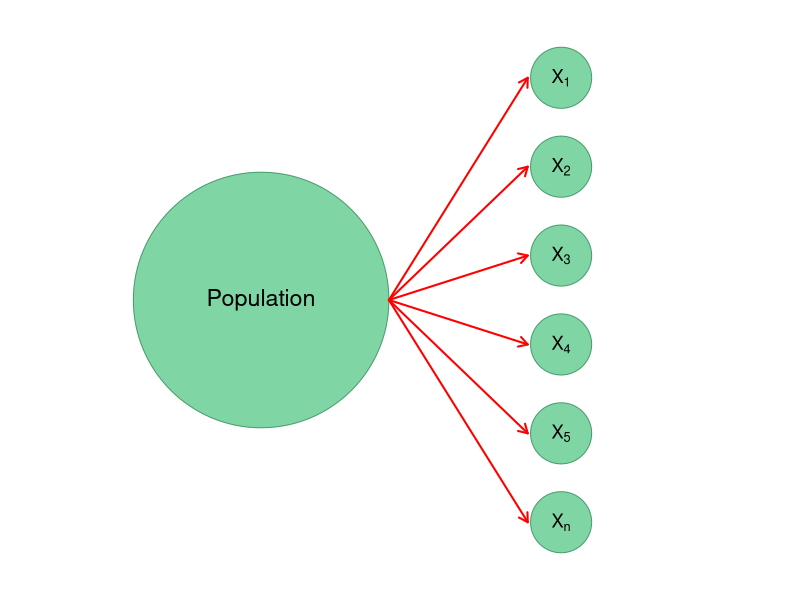
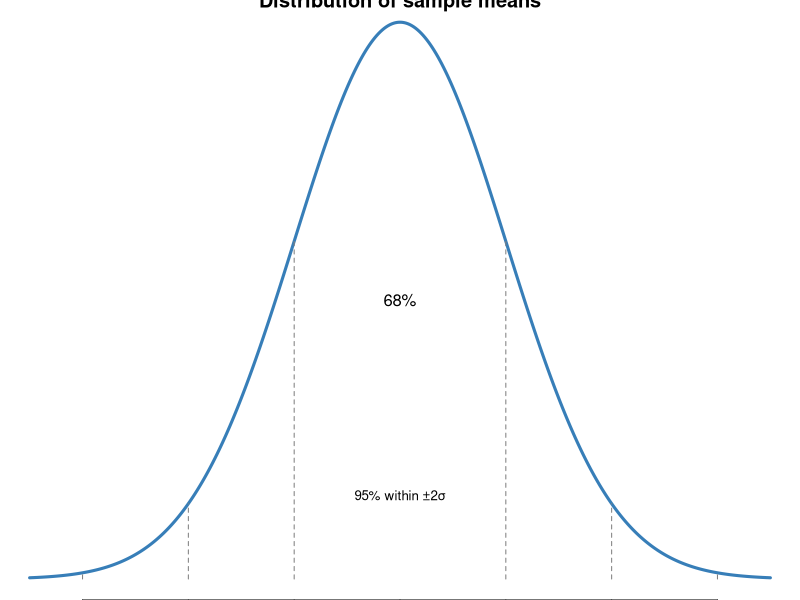
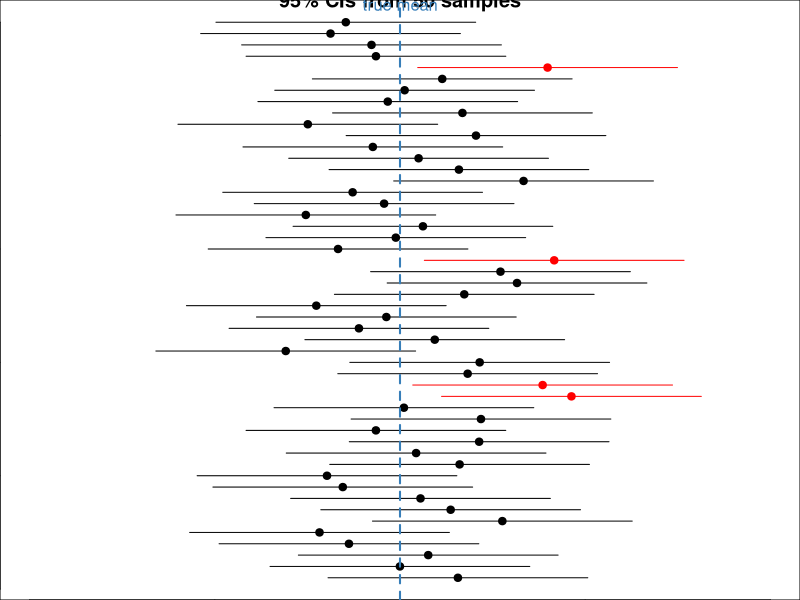
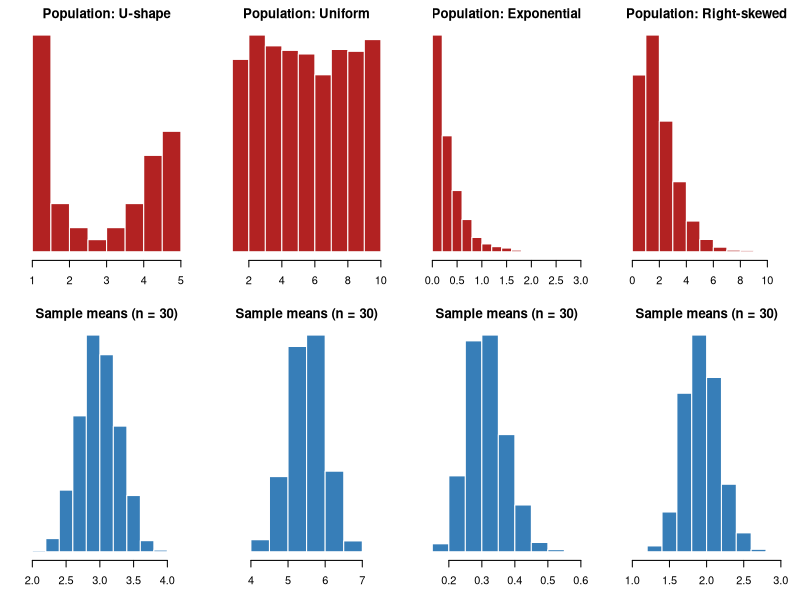
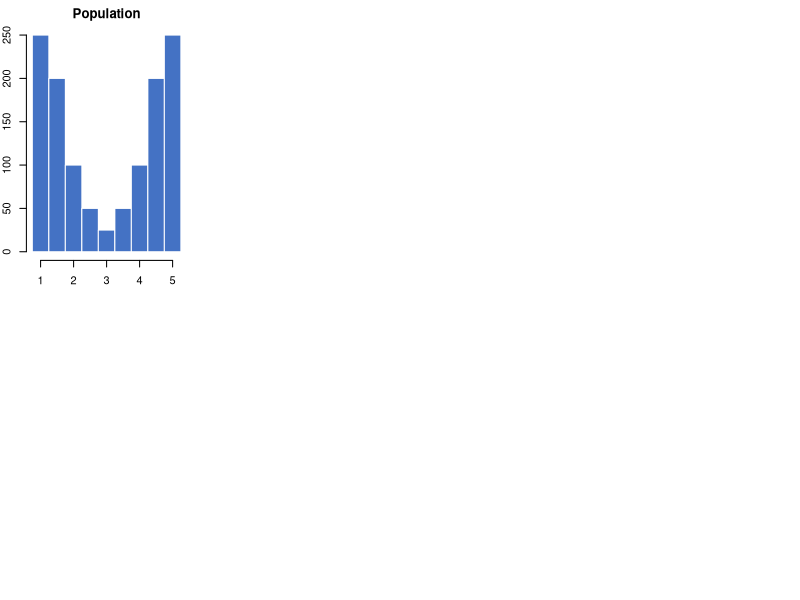
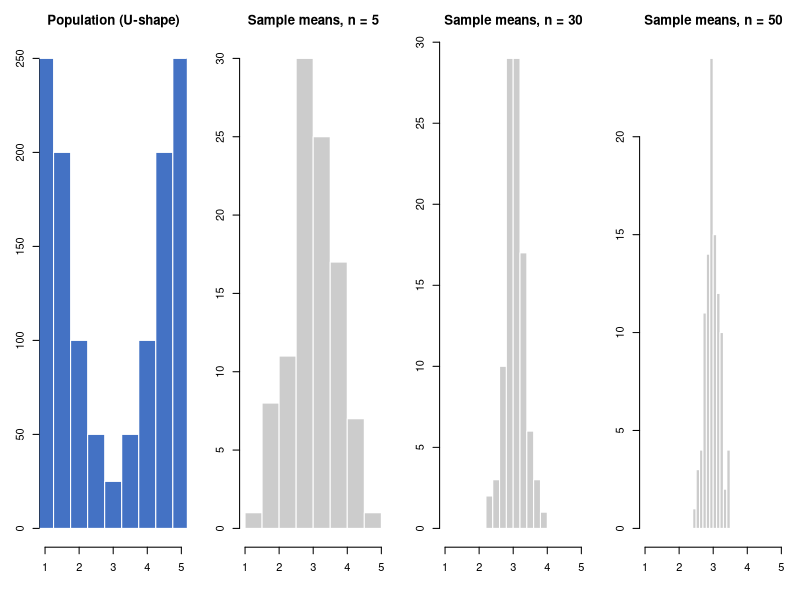
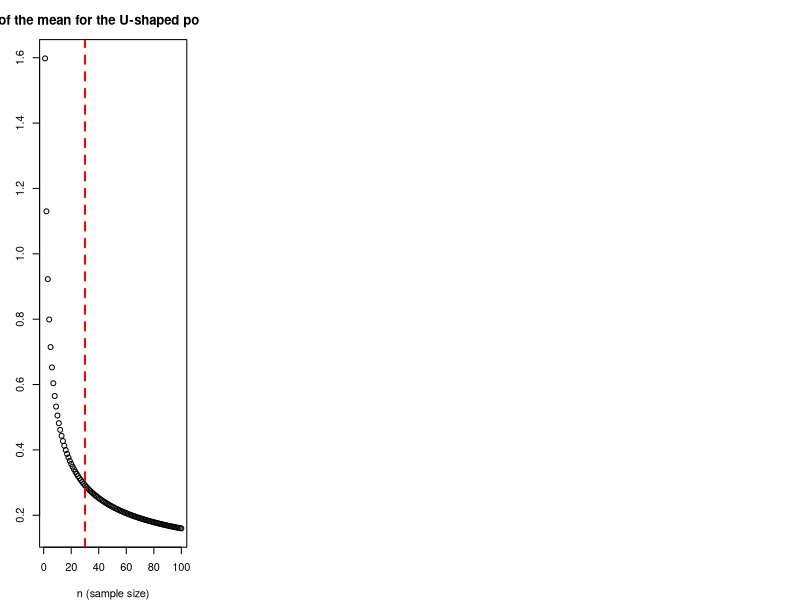

These charts were generated, in order, by the following R code:
## ---- chunk 1
#| include: false
Ushape <- c(rep(5, 250), rep(4.5, 200), rep(4, 100), rep(3.5, 50), rep(3, 25),
            rep(2.5, 50), rep(2, 100), rep(1.5, 200), rep(1, 250))
## ---- chunk 2
#| echo: false
#| fig-width: 5
#| fig-height: 4.5
par(mar = c(0, 0, 0, 0))
plot(NA, xlim = c(0, 10), ylim = c(0, 10), axes = FALSE, xlab = "", ylab = "", asp = 1)
symbols(2.5, 5, circles = 2.3, inches = FALSE, add = TRUE, bg = "#7fd6a4", fg = "#4a9c6e")
text(2.5, 5, "Population", cex = 1.4)
ys <- seq(9, 1, length.out = 6)
arrows(4.8, 5, 7.3, ys, col = "red", lwd = 2, length = 0.1)
symbols(rep(7.9, 6), ys, circles = rep(0.55, 6), inches = FALSE, add = TRUE, bg = "#7fd6a4", fg = "#4a9c6e")
text(7.9, ys, c(expression(X[1]), expression(X[2]), expression(X[3]),
                expression(X[4]), expression(X[5]), expression(X[n])), cex = 1.1)
## ---- chunk 3
#| echo: false
#| fig-width: 5
#| fig-height: 4
x <- seq(-3.5, 3.5, length.out = 400)
plot(x, dnorm(x), type = "l", lwd = 3, col = "#377EB8", axes = FALSE,
     xlab = "", ylab = "", main = "Distribution of sample means")
axis(1, at = -3:3, labels = c(expression(mu-3*sigma), expression(mu-2*sigma), expression(mu-sigma),
                              expression(mu), expression(mu+sigma), expression(mu+2*sigma), expression(mu+3*sigma)))
for (k in 1:3) segments(c(-k, k), 0, c(-k, k), dnorm(k), lty = 2, col = "grey50")
text(0, 0.2, "68%"); text(0, 0.06, "95% within ±2σ", cex = 0.8)
## ---- chunk 4
#| echo: false
#| fig-width: 6
#| fig-height: 5.5
set.seed(2)
k <- 50; n <- 20
m <- replicate(k, mean(rnorm(n, 15, 8)))
se <- 8 / sqrt(n)
lo <- m - 1.96 * se; hi <- m + 1.96 * se
miss <- lo > 15 | hi < 15
plot(m, 1:k, xlim = c(5, 25), pch = 19, col = ifelse(miss, "red", "black"),
     xlab = "Sample mean", ylab = "Sample number", main = "95% CIs from 50 samples")
segments(lo, 1:k, hi, 1:k, col = ifelse(miss, "red", "black"))
abline(v = 15, lty = 2, col = "#377EB8", lwd = 2)
text(15, k + 1.5, "true mean", col = "#377EB8", xpd = TRUE)
## ---- chunk 5
#| echo: false
#| fig-width: 12
#| fig-height: 4
set.seed(6)
pops <- list(`U-shape` = Ushape, Uniform = runif(2000, 1, 10),
             Exponential = rexp(2000, 3), `Right-skewed` = rgamma(2000, 2, 1))
par(mfrow = c(2, 4), mar = c(3, 2, 2, 1))
for (nm in names(pops)) hist(pops[[nm]], main = paste("Population:", nm), col = "#b22222",
                             border = "white", xlab = "", ylab = "", yaxt = "n")
for (nm in names(pops)) hist(replicate(2000, mean(sample(pops[[nm]], 30, replace = TRUE))),
                             main = "Sample means (n = 30)", col = "#377EB8", border = "white",
                             xlab = "", ylab = "", yaxt = "n")
## ---- chunk 6
#| echo: false
#| fig-width: 5
#| fig-height: 4
hist(Ushape, breaks = seq(0.75, 5.25, 0.5), col = "#4472C4", border = "white",
     main = "Population", xlab = "Value")
## ---- chunk 7
#| echo: false
set.seed(12345)
tab <- t(sapply(1:10, function(i) {
  s <- sample(Ushape, 100, replace = TRUE); c(Mean = mean(s), SD = sd(s))
}))
knitr::kable(data.frame(Sample = paste("Sample", 1:10), round(tab, 2)))
## ---- chunk 8
#| echo: false
#| fig-width: 12
#| fig-height: 3.8
set.seed(1)
par(mfrow = c(1, 4), mar = c(4, 3, 3, 1))
hist(Ushape, breaks = seq(0.75, 5.25, 0.5), col = "#4472C4", border = "white",
     main = "Population (U-shape)", xlab = "", xlim = c(1, 5))
for (n in c(5, 30, 50)) hist(replicate(100, mean(sample(Ushape, n, replace = TRUE))),
                             xlim = c(1, 5), col = "grey80", border = "white",
                             main = paste("Sample means, n =", n), xlab = "")
## ---- chunk 9
#| echo: false
#| fig-width: 6
#| fig-height: 4.5
n <- 1:100
plot(n, sd(Ushape) / sqrt(n), xlab = "n (sample size)", ylab = "Standard error", pch = 1,
     main = "SE of the mean for the U-shaped population")
abline(v = 30, col = "red", lty = 2, lwd = 2)
